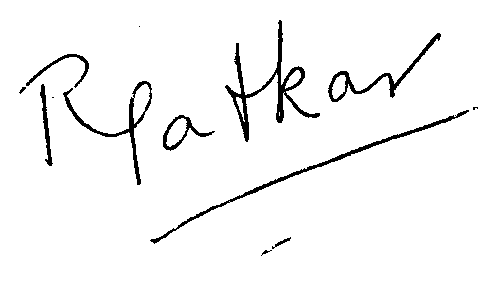
#> input picture data/personA/Train/personA_1.png, 504 x 288 px
$ python BOW.py
#> lines starting #> are read from the running program, lines starting #| are printed output that depends on the picture; after the words box and inside, x2 and y2 are one past the last pixel; in counts of white or black regions, pixels touching at a corner belong together
### Stage2/Data_Preparation.py
import os
import pandas as pd
import cv2
import numpy as np

data_path = '../data/'


def get_dataset():
    train_images_path, test_images_path, train_csv_path, test_csv_path = get_images_paths()
    train_images = read_images(train_images_path, train_csv_path)
    test_images = read_images(test_images_path, test_csv_path)

    return train_images, test_images


def get_images_paths():
    train_images_path = []
    test_images_path = []
    train_csv_path = []
    test_csv_path = []

    for class_folder in os.listdir(data_path):
        for sub_folder in os.listdir(data_path + class_folder):
            for img in os.listdir(data_path + class_folder + '/' + sub_folder):

                image_path = os.path.join(data_path + class_folder + '/' + sub_folder, img)

                if sub_folder == 'Train':
                    if image_path.endswith(".csv"):
                        train_csv_path.append(image_path)
                    else:
                        train_images_path.append(image_path)
                else:
                    if image_path.endswith(".csv"):
                        test_csv_path.append(image_path)
                    else:
                        test_images_path.append(image_path)

    return train_images_path, test_images_path, train_csv_path, test_csv_path


def read_images(images_paths, csv_paths):
    csv_files = read_csv(csv_paths)

    images = []
    number_of_images = len(images_paths)

    for i in range(number_of_images):
        image = cv2.imread(images_paths[i])
#> image is the input picture: shape (288, 504, 3); 96.2% white; 13 black regions (3 under 20 px), largest, box (x1, y1, x2, y2) and area: (225, 20, 320, 142) 1568, (150, 110, 469, 244) 1182, (63, 81, 152, 185) 882
        image = cv2.cvtColor(image, cv2.COLOR_BGR2RGB)
        image = resize_image(image, 128)

        image_name = get_image_name(images_paths[i])
        image_label = create_label(image_name, csv_files)
        images.append([np.array(image), image_label, image_name])

    return images


def resize_image(image, image_size):
#> called with image_size = 128
    return cv2.resize(image, (image_size, image_size))
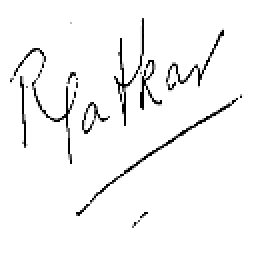
#> returned value: shape (128, 128, 3) (shown 2 times larger); min 0, max 255, mean 245.3


def get_image_name(image_path):
#> (the run stopped early here; a loop or call above may not have finished)
